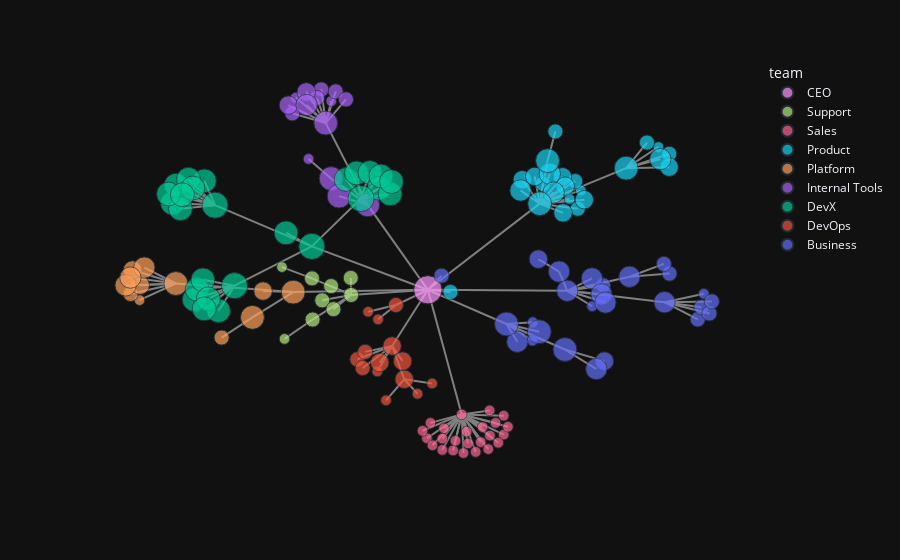

Notebook cell for this chart:
### Code cell
px_plot_nx(
    G,
    color="team",
    layout=layout,
    with_edges=True,
    hover_name="name",
    size="rank",
    template="plotly_dark",
)  # ,text="label")
